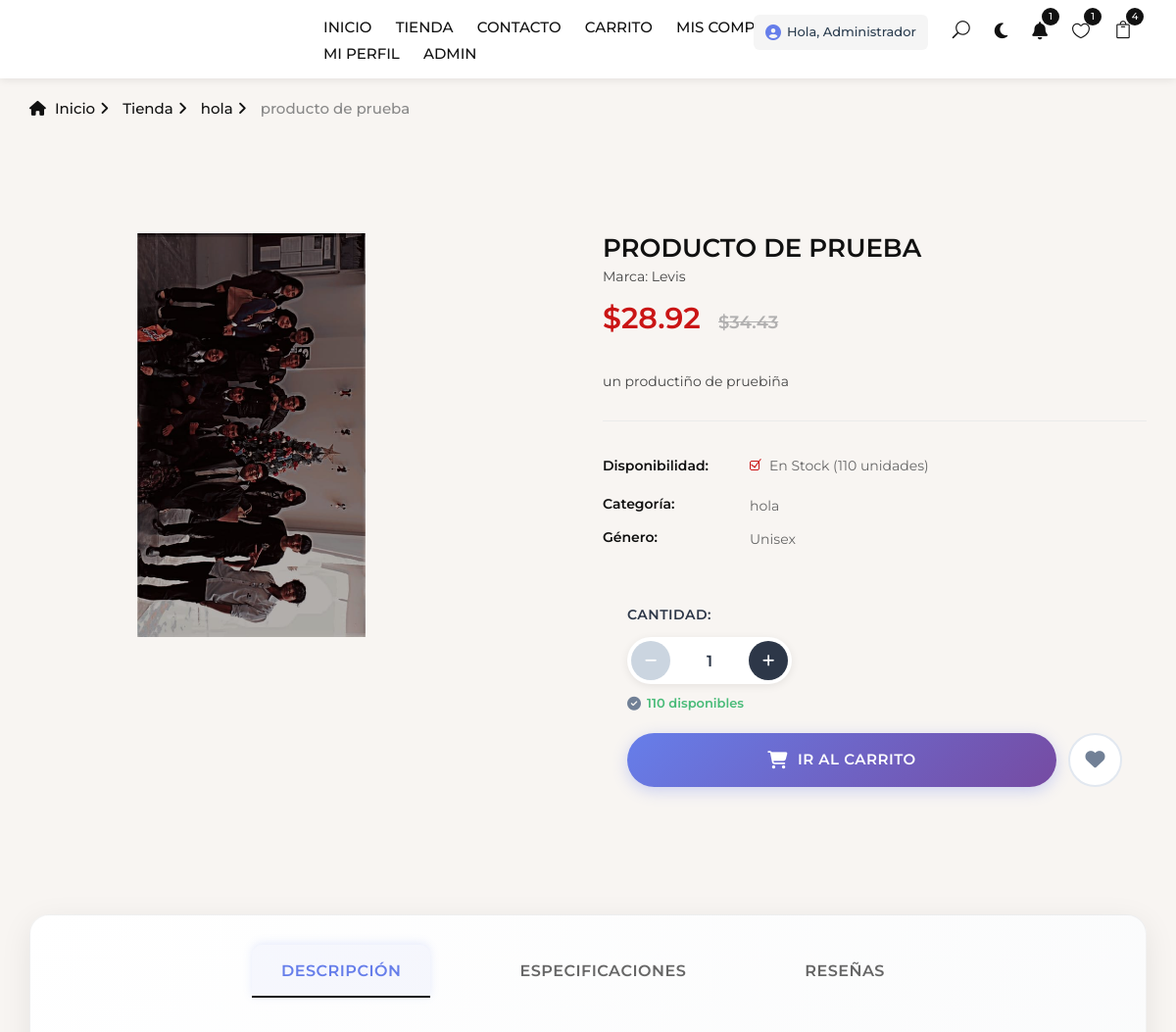
Page /product-details.php?id=11 (signed in, upper part) on the earlier database version.
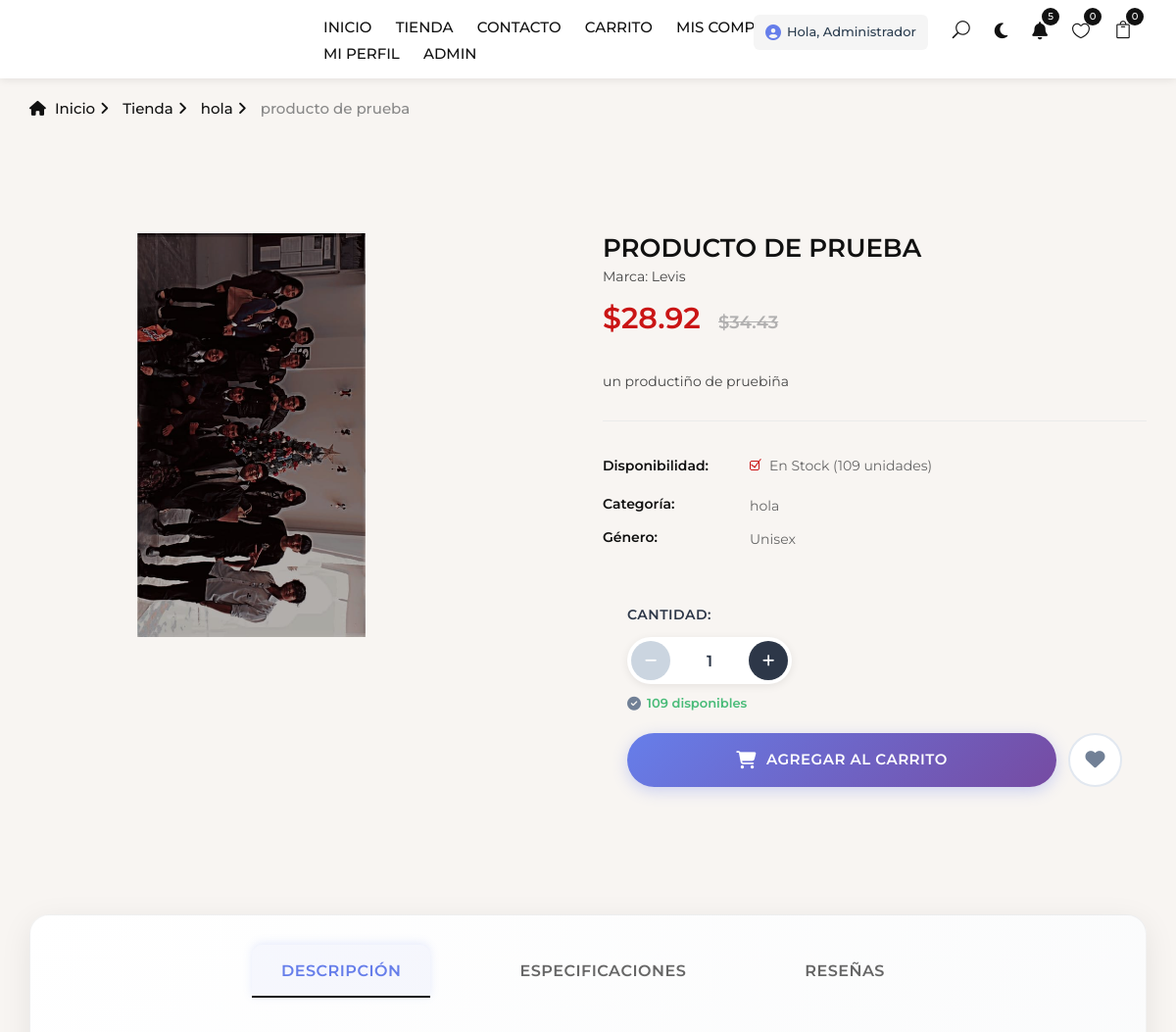
Same page on the later database version.
### tables this page shows
CREATE TABLE `producto` (
  `id_producto` int(11) NOT NULL,
  `nombre_producto` varchar(200) NOT NULL,
  `codigo` varchar(100) DEFAULT NULL,
  `descripcion_producto` text DEFAULT NULL,
  `id_categoria` int(11) NOT NULL,
  `id_marca` int(11) DEFAULT NULL,
  `precio_producto` decimal(10,2) NOT NULL,
  `descuento_porcentaje_producto` decimal(5,2) DEFAULT 0.00,
  `genero_producto` enum('M','F','Unisex','Kids') DEFAULT 'Unisex',
  `en_oferta_producto` tinyint(1) DEFAULT 0,
  `stock_actual_producto` int(11) DEFAULT 0,
  `stock_minimo_producto` int(11) NOT NULL DEFAULT 20,
  `stock_maximo_producto` int(11) NOT NULL DEFAULT 100,
  `imagen_producto` varchar(255) DEFAULT 'default-product.png',
  `url_imagen_producto` varchar(500) NOT NULL,
  `status_producto` tinyint(1) DEFAULT 1,
  `estado` enum('activo','inactivo') NOT NULL DEFAULT 'activo',
  `fecha_creacion_producto` timestamp NOT NULL DEFAULT current_timestamp(),
  `fecha_actualizacion_producto` timestamp NULL DEFAULT NULL ON UPDATE current_timestamp()
);

### config/conexion.php (called while the page is built, shortened)
<?php
class Database {
    private $host = 'localhost';
    private $db_name = 'sleppystore';
    private $username = 'root';
    private $password = '';
    private $charset = 'utf8mb4';
    public function getConnection() {
        $this->pdo = null;
        try {
            $dsn = "mysql:host=" . $this->host . ";dbname=" . $this->db_name . ";charset=" . $this->charset;
            $options = [
                PDO::ATTR_ERRMODE            => PDO::ERRMODE_EXCEPTION,
                PDO::ATTR_DEFAULT_FETCH_MODE => PDO::FETCH_ASSOC,
                PDO::ATTR_EMULATE_PREPARES   => false,
                PDO::MYSQL_ATTR_INIT_COMMAND => "SET NAMES utf8mb4"
            ];
            $this->pdo = new PDO($dsn, $this->username, $this->password, $options);
        } catch(PDOException $exception) {
            echo "Error de conexión: " . $exception->getMessage();
        }
        return $this->pdo;
    }
}
function getDB() {
    $database = new Database();
    return $database->getConnection();
}
function executeQuery($query, $params = []) {
    try {
        $db = getDB();
        $stmt = $db->prepare($query);
        $stmt->execute($params);
        return $stmt->fetchAll();
    } catch(PDOException $e) {
        echo "Error en consulta: " . $e->getMessage();
        return false;
    }
}
?>

### product-details.php (the view, shortened to what the changed rows need)
<?php
require_once 'config/conexion.php';
$producto_id = isset($_GET['id']) ? (int)$_GET['id'] : 0;
$query = "SELECT p.id_producto, p.nombre_producto, p.precio_producto,
           p.codigo, p.descripcion_producto,
           COALESCE(p.descuento_porcentaje_producto, 0) as descuento_porcentaje_producto,
           p.genero_producto, p.en_oferta_producto, p.stock_actual_producto,
           p.url_imagen_producto,
           COALESCE(m.nombre_marca, 'Sin marca') as nombre_marca,
           COALESCE(c.nombre_categoria, 'General') as nombre_categoria,
           c.id_categoria, m.id_marca
          FROM producto p
          LEFT JOIN categoria c ON p.id_categoria = c.id_categoria
          LEFT JOIN marca m ON p.id_marca = m.id_marca
          WHERE p.id_producto = ? AND p.status_producto = 1";
$producto = executeQuery($query, [$producto_id]);
$producto = $producto[0];
$usuario_logueado = null;
if(isset($_SESSION['user_id'])) {
    try {
        $user_query = "SELECT id_usuario, nombre_usuario, email_usuario, rol_usuario,
                             fecha_registro, ultimo_acceso, telefono_usuario
                      FROM usuario
                      WHERE id_usuario = ?";
        $user_result = executeQuery($user_query, [$_SESSION['user_id']]);
        if(!empty($user_result)) {
            $usuario_logueado = $user_result[0];
        }
    } catch(Exception $e) {
        error_log("Error al obtener datos del usuario: " . $e->getMessage());
    }
}
$cart_count = 0;
$favorites_count = 0;
$notifications_count = 0;
if($usuario_logueado) {
    try {
        $cart_items = executeQuery("SELECT COUNT(*) as total FROM carrito WHERE id_usuario = ?", [$usuario_logueado['id_usuario']]);
        $cart_count = ($cart_items && count($cart_items) > 0) ? ($cart_items[0]['total'] ?? 0) : 0;
        $favorites = executeQuery("SELECT COUNT(*) as total FROM favorito WHERE id_usuario = ?", [$usuario_logueado['id_usuario']]);
        $favorites_count = ($favorites && count($favorites) > 0) ? ($favorites[0]['total'] ?? 0) : 0;
        $notifications = executeQuery("SELECT COUNT(*) as total FROM notificacion WHERE id_usuario = ? AND leida_notificacion = 0 AND estado_notificacion = 'activo'", [$usuario_logueado['id_usuario']]);
        $notifications_count = ($notifications && count($notifications) > 0) ? ($notifications[0]['total'] ?? 0) : 0;
    } catch(Exception $e) {
        error_log("Error al obtener carrito/favoritos/notificaciones: " . $e->getMessage());
    }
}
$producto_en_carrito = false;
if($usuario_logueado) {
    try {
        $carrito_check = executeQuery("SELECT id_carrito FROM carrito WHERE id_usuario = ? AND id_producto = ?",
            [$usuario_logueado['id_usuario'], $producto_id]);
        $producto_en_carrito = !empty($carrito_check);
    } catch(Exception $e) {
        error_log("Error al verificar carrito: " . $e->getMessage());
    }
}
?>
<!DOCTYPE html>
<html lang="zxx">
<head>
    <link rel="stylesheet" href="public/assets/css/bootstrap.min.css" type="text/css">
    <link rel="stylesheet" href="public/assets/css/font-awesome.min.css" type="text/css">
    <link rel="stylesheet" href="public/assets/css/elegant-icons.css" type="text/css">
    <link rel="stylesheet" href="public/assets/css/jquery-ui.min.css" type="text/css">
    <link rel="stylesheet" href="public/assets/css/magnific-popup.css" type="text/css">
    <link rel="stylesheet" href="public/assets/css/owl.carousel.min.css" type="text/css">
    <link rel="stylesheet" href="public/assets/css/slicknav.min.css" type="text/css">
    <link rel="stylesheet" href="public/assets/css/style.css" type="text/css">
    <link rel="stylesheet" href="public/assets/css/header-standard.css?v=5.0">
    <?php include 'includes/modern-libraries.php'; ?>
    <link rel="stylesheet" href="public/assets/css/user-account-modal.css" type="text/css">
    <link rel="stylesheet" href="public/assets/css/favorites-modal.css" type="text/css">
    <link rel="stylesheet" href="public/assets/css/global-responsive.css?v=1.0" type="text/css">
    <link rel="stylesheet" href="public/assets/css/breadcrumb-modern.css?v=1.0" type="text/css">
    <link rel="stylesheet" href="public/assets/css/product-details.css" type="text/css">
    <link rel="stylesheet" href="public/assets/css/product-details-enhanced.css?v=<?php echo time(); ?>" type="text/css">
    <link rel="stylesheet" href="public/assets/css/shop/product-cards-modern.css?v=3.0">
    <link rel="stylesheet" href="public/assets/css/modals-animations.css?v=<?= time() ?>">
    <link rel="stylesheet" href="public/assets/css/notifications-modal.css">
    <link rel="stylesheet" href="public/assets/css/dark-mode.css?v=<?php echo time(); ?>" type="text/css">
    <link rel="stylesheet" href="public/assets/css/shop/shop-header-fix.css?v=<?= time() ?>">
</head>
<body>
    <?php
    include 'includes/header-section.php';
    ?>
    <div class="breadcrumb-option">
        <div class="container">
            <div class="row">
                <div class="col-lg-12">
                    <div class="breadcrumb__links">
                        <a href="./index.php"><i class="fa fa-home"></i> Inicio</a>
                        <a href="./shop.php">Tienda</a>
                        <?php if(!empty($producto['nombre_categoria'])): ?>
                        <a href="./shop.php?c=<?php echo $producto['id_categoria']; ?>"><?php echo htmlspecialchars($producto['nombre_categoria']); ?></a>
                        <?php endif; ?>
                        <span><?php echo htmlspecialchars($producto['nombre_producto']); ?></span>
                    </div>
                </div>
            </div>
        </div>
    </div>
    <section class="product-details spad">
        <div class="container">
            <div class="row">
                <div class="col-lg-6">
                    <div class="product__details__pic">
                        <div class="product__details__slider__content">
                            <div class="product__details__pic__slider owl-carousel">
                                <img class="product__big__img"
                                     src="<?php echo htmlspecialchars($producto['url_imagen_producto']); ?>"
                                     alt="<?php echo htmlspecialchars($producto['nombre_producto']); ?>"
>
                            </div>
                        </div>
                    </div>
                </div>
                <div class="col-lg-6">
                    <div class="product__details__text">
                        <h3><?php echo htmlspecialchars($producto['nombre_producto']); ?>
                            <?php if(!empty($producto['nombre_marca'])): ?>
                            <span>Marca: <?php echo htmlspecialchars($producto['nombre_marca']); ?></span>
                            <?php endif; ?>
                        </h3>
                        <div class="product__details__price">
                            <?php
                            $precio_original = $producto['precio_producto'];
                            $tiene_descuento = $producto['descuento_porcentaje_producto'] > 0;
                            $precio_final = $precio_original;
                            if($tiene_descuento) {
                                $precio_final = $precio_original - ($precio_original * $producto['descuento_porcentaje_producto'] / 100);
                            }
                            ?>
                            $<?php echo number_format($precio_final, 2); ?>
                            <?php if($tiene_descuento): ?>
                            <span>$<?php echo number_format($precio_original, 2); ?></span>
                            <?php endif; ?>
                        </div>
                        <p><?php echo nl2br(htmlspecialchars($producto['descripcion_producto'] ?? 'Sin descripción')); ?></p>
                        <div class="product__details__widget">
                            <ul>
                                <li>
                                    <div class="stock__checkbox">
                                        <label for="stockin">
                                            <?php echo $producto['stock_actual_producto'] > 0 ? 'En Stock (' . $producto['stock_actual_producto'] . ' unidades)' : 'Agotado'; ?>
                                            <span class="checkmark"></span>
                                        </label>
                                    </div>
                                </li>
                                <?php if(!empty($producto['genero_producto'])): ?>
                                <li>
                                    <span>Género:</span>
                                    <p><?php echo ucfirst(htmlspecialchars($producto['genero_producto'])); ?></p>
                                </li>
                                <?php endif; ?>
                            </ul>
                        </div>
                        <div class="product__details__action">
                            <div class="quantity-selector-modern">
                                <span class="stock-info">
                                    <?php if($producto['stock_actual_producto'] > 0): ?>
                                        <i class="fa fa-check-circle"></i>
                                        <span class="stock-available"><?php echo $producto['stock_actual_producto']; ?> disponibles</span>
                                    <?php else: ?>
                                        <i class="fa fa-times-circle"></i>
                                        <span class="stock-out">Sin stock</span>
                                    <?php endif; ?>
                                </span>
                            </div>
                            <div class="action-buttons-modern">
                                <?php if($usuario_logueado): ?>
                                    <?php if($producto['stock_actual_producto'] > 0): ?>
                                        <?php if($producto_en_carrito): ?>
                                            <button class="btn-add-cart-modern add-to-cart in-cart"
                                                    data-id="<?php echo $producto['id_producto']; ?>"
                                                    data-in-cart="true">
                                                <i class="fa fa-shopping-cart"></i>
                                                <span>Ir al Carrito</span>
                                            </button>
                                        <?php else: ?>
                                            <button class="btn-add-cart-modern add-to-cart"
                                                    data-id="<?php echo $producto['id_producto']; ?>"
                                                    data-in-cart="false">
                                                <i class="fa fa-shopping-cart"></i>
                                                <span>Agregar al Carrito</span>
                                            </button>
                                        <?php endif; ?>
                                    <?php endif; ?>
                                <?php endif; ?>
                            </div>
                        </div>
                    </div>
                </div>
            </div>
        </div>
    </section>
    <?php include 'includes/chatbot-widget.php'; ?>
</body>
</html>

### includes/header-section.php (shortened to what the changed rows need)
<!DOCTYPE html>
<html lang="en">
<head>
    <link rel="stylesheet" href="public/assets/css/style.css">
    <link rel="stylesheet" href="public/assets/css/modals-animations.css">
</head>
<body>
</body>
</html>
<header class="header">
    <div class="container-fluid">
        <div class="row">
            <div class="col-lg-3">
                <div class="header__right">
                    <ul class="header__right__widget">
                        <?php if(isset($usuario_logueado) && $usuario_logueado): ?>
                        <li><a href="#" id="notifications-link" title="Notificaciones">
                            <i class="fa fa-bell"></i>
                            <?php if(isset($notifications_count) && $notifications_count > 0): ?>
                            <div class="tip" id="notifications-count"><?php echo $notifications_count; ?></div>
                            <?php else: ?>
                            <div class="tip" id="notifications-count" style="display: none;">0</div>
                            <?php endif; ?>
                        </a></li>
                        <li><a href="#" id="favorites-link" title="Favoritos"><span class="icon_heart_alt"></span>
                            <?php if(isset($favorites_count) && $favorites_count > 0): ?>
                            <div class="tip" id="favorites-count"><?php echo $favorites_count; ?></div>
                            <?php else: ?>
                            <div class="tip" id="favorites-count" style="display: none;">0</div>
                            <?php endif; ?>
                        </a></li>
                        <li><a href="cart.php" title="Carrito"><span class="icon_bag_alt"></span>
                            <?php if(isset($cart_count) && $cart_count > 0): ?>
                            <div class="tip" id="cart-count"><?php echo $cart_count; ?></div>
                            <?php else: ?>
                            <div class="tip" id="cart-count" style="display: none;">0</div>
                            <?php endif; ?>
                        </a></li>
                        <?php else: ?>
                        <li><a href="login.php" title="Favoritos"><span class="icon_heart_alt"></span></a></li>
                        <li><a href="cart.php" title="Carrito"><span class="icon_bag_alt"></span></a></li>
                        <?php endif; ?>
                    </ul>
                </div>
            </div>
        </div>
    </div>
</header>

Differences in the rows shown:
changed producto "PRODUCTO DE PRUEBA": stock_actual_producto "110" → "109"
Other differences:
$notifications_count: "1" → "5"
$favorites_count: "1" → (not shown)
$cart_count: "4" → (not shown)
text no longer shown: "IR AL CARRITO"
text now shown: "0 0 AGREGAR AL CARRITO"
